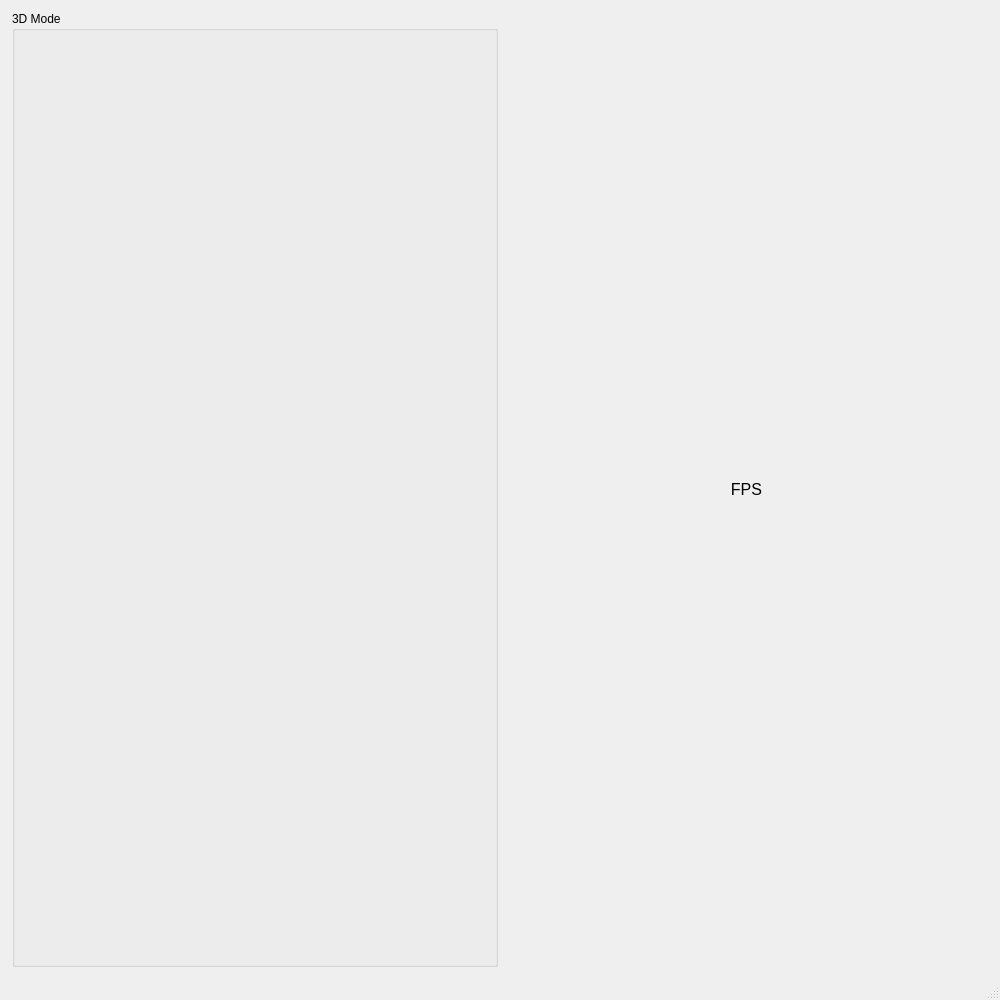
<?xml version="1.0" encoding="UTF-8"?>
<ui version="4.0">
 <class>MainWindow</class>
 <widget class="QMainWindow" name="MainWindow">
  <property name="geometry">
   <rect>
    <x>0</x>
    <y>0</y>
    <width>1000</width>
    <height>1000</height>
   </rect>
  </property>
  <property name="windowTitle">
   <string>Room In Space</string>
  </property>
  <widget class="QWidget" name="centralWidget">
   <layout class="QVBoxLayout" name="verticalLayout">
    <item>
     <layout class="QHBoxLayout" name="horizontalLayout">
      <item>
       <layout class="QVBoxLayout" name="rightLayout">
        <property name="sizeConstraint">
         <enum>QLayout::SetMaximumSize</enum>
        </property>
       </layout>
      </item>
     </layout>
    </item>
    <item>
     <layout class="QHBoxLayout" name="horizontalLayout_2" stretch="0,0">
      <property name="leftMargin">
       <number>1</number>
      </property>
      <item>
       <widget class="QGroupBox" name="groupBox">
        <property name="title">
         <string>3D Mode</string>
        </property>
        <layout class="QVBoxLayout" name="verticalLayout_3"/>
       </widget>
      </item>
      <item>
       <widget class="QLabel" name="fpsLabel">
        <property name="font">
         <font>
          <pointsize>12</pointsize>
         </font>
        </property>
        <property name="text">
         <string>FPS</string>
        </property>
        <property name="textFormat">
         <enum>Qt::AutoText</enum>
        </property>
        <property name="alignment">
         <set>Qt::AlignCenter</set>
        </property>
       </widget>
      </item>
     </layout>
    </item>
   </layout>
  </widget>
  <widget class="QStatusBar" name="statusBar"/>
 </widget>
 <layoutdefault spacing="6" margin="11"/>
 <resources/>
 <connections/>
</ui>
